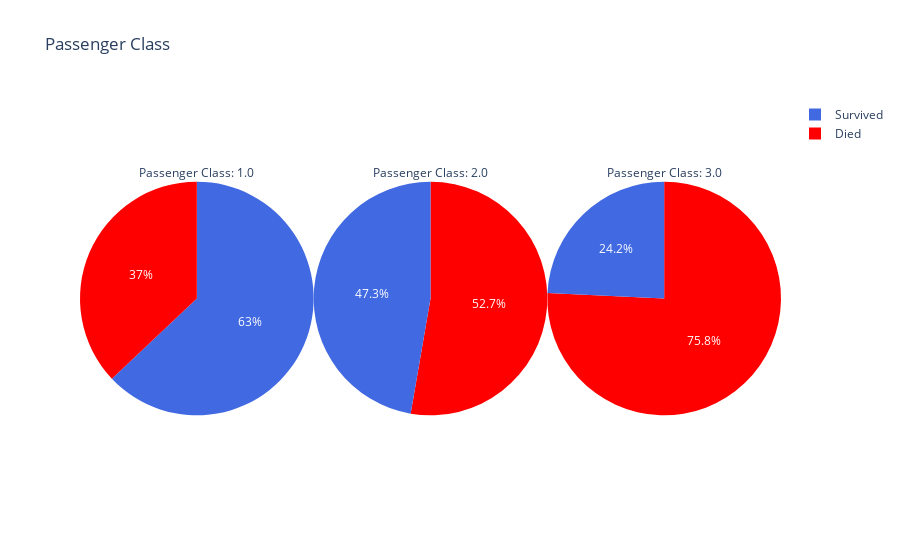

The notebook cell saved with this chart:
### Markdown cell above
### Pclass

A passenger's class is an important feature when trying to predict if that passenger was able to survive.

### Code cell
survivalPerClass = full_df[["Pclass", "Survived"]].groupby(["Pclass"], as_index=False).mean().sort_values(
    by="Survived", ascending=False
)

plotPieCharts(survivalPerClass, "Passenger Class")

### Figure 1 — Plotly figure (JSON) as saved in the notebook; plotly's stock layout.template omitted (floating-point values rounded to 4 significant figures)
{"data": [{"domain": {"x": [0, 0.3333], "y": [0, 1]}, "hoverinfo": "label+percent", "labels": ["Survived", "Died"], "marker": {"colors": ["royalblue", "red"]}, "textposition": "inside", "title": {"text": "Passenger Class: 1.0"}, "type": "pie", "values": [0.6296, 0.3704]}, {"domain": {"x": [0.3333, 0.6667], "y": [0, 1]}, "hoverinfo": "label+percent", "labels": ["Survived", "Died"], "marker": {"colors": ["royalblue", "red"]}, "textposition": "inside", "title": {"text": "Passenger Class: 2.0"}, "type": "pie", "values": [0.4728, 0.5272]}, {"domain": {"x": [0.6667, 1], "y": [0, 1]}, "hoverinfo": "label+percent", "labels": ["Survived", "Died"], "marker": {"colors": ["royalblue", "red"]}, "textposition": "inside", "title": {"text": "Passenger Class: 3.0"}, "type": "pie", "values": [0.2424, 0.7576]}], "layout": {"autosize": false, "title": {"text": "Passenger Class"}, "width": 900}}
